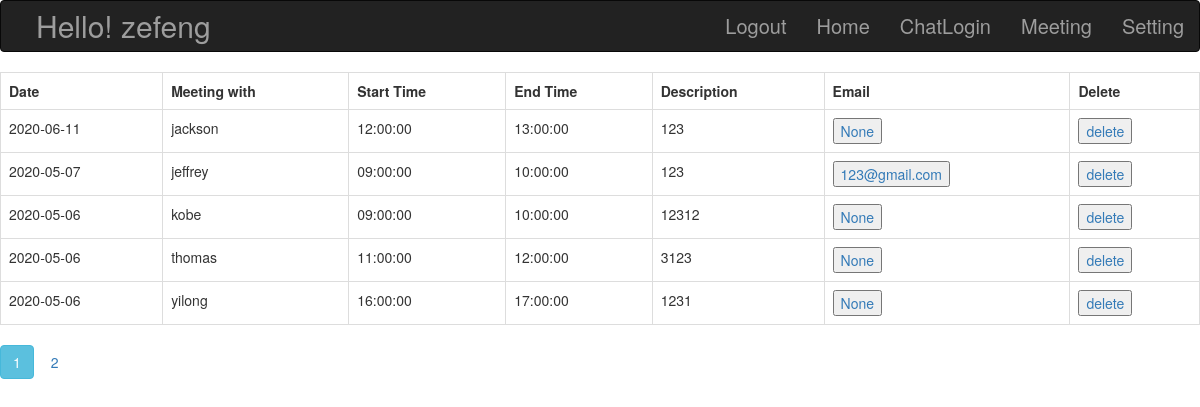
The app's page /meeting (signed in), older data.
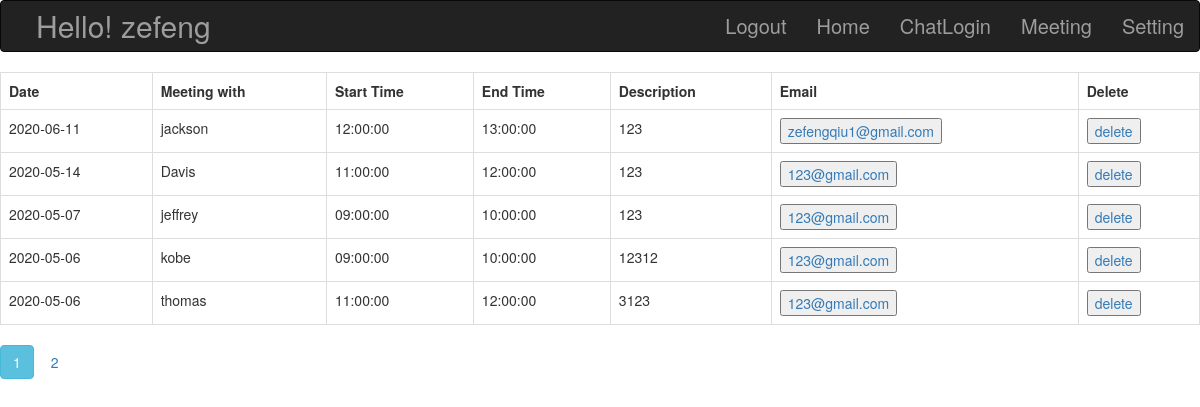
The same page, newer data.
### app_folder/models.py (models this page shows, shortened)
class User(db.Model,UserMixin):
    id = db.Column(db.Integer, primary_key=True)
    username = db.Column(db.String(64), index=True, unique=True)
    email = db.Column(db.String(128), index=True, unique=True)
    password_hash = db.Column(db.String(128))
    mailconfirm=db.Column(db.Boolean,index=True)
    available = db.relationship('Available', cascade='all,delete', backref='User')
    appointment = db.relationship("Appointment", cascade='all,delete', backref='User')

class Appointment(db.Model):
    id = db.Column(db.Integer, primary_key=True)
    Date = db.Column(db.Date, index=True)
    name = db.Column(db.String(64), index=True)
    start_time = db.Column(db.Time, index=True)
    end_time = db.Column(db.Time, index=True)
    user_id = db.Column(db.Integer, db.ForeignKey('user.id'))
    description = db.Column(db.String(64), index=True)
    email = db.Column(db.String(128),index=True)

### app_folder/routes.py (the view)
@app.route('/meeting',methods=["GET","POST"])
@login_required
def meeting():
    page = request.args.get('page', 1, type=int)
    appointment_list=[]
    user = User.query.filter_by(username=current_user.username).first()
    appointment_list = Appointment.query.filter(Appointment.user_id ==user.id)\
                    .order_by(Appointment.Date.desc())\
                    .paginate(page=page, per_page=5)
    return render_template("meeting.html",appointment_list=appointment_list)

### app_folder/models.py (called while the page is built)
@login_manager.user_loader
def load_user(id):
    return User.query.get(int(id))

### app_folder/templates/meeting.html (shortened to what this page needs)
{% extends "base.html" %}
{% block content %}
{% from "bootstrap/pagination.html" import render_pagination %}
<table class="table table-bordered table-hover">
    <tr>
        <th>Date</th>
        <th>Meeting with</th>
        <th>Start Time</th>
        <th>End Time</th>
        <th>Description</th>
        <th>Email</th>
        <th>Delete</th>
      </tr>
      {% for message in appointment_list.items %}
      <tr>
          <td>{{ message.Date}}</td>
          <td>{{ message.name }}</td>
          <td>{{ message.start_time }}</td>
          <td>{{ message.end_time }}</td>
          <td>{{ message.description}}</td>
          <td><a href="/roomlink/{{message.email}}"><button>{{ message.email}}</button></a></td>
          <td ><a href="/deleteRecord?email={{message.email}}&date={{message.Date}}&start={{message.start_time}}&end={{message.end_time}}"><button>delete</button></a></td>
      </tr>
      {% endfor %}
</table>
{% for page_num in appointment_list.iter_pages(left_edge=1, right_edge=1, left_current=1, right_current=2) %}
      {% if page_num %}
        {% if appointment_list.page == page_num %}
          <a class="btn btn-info mb-4" href="{{ url_for('meeting', page=page_num) }}">{{ page_num }}</a>
        {% else %}
          <a class="btn btn-outline-info mb-4" href="{{ url_for('meeting', page=page_num) }}">{{ page_num }}</a>
        {% endif %}
      {% endif %}
{% endfor %}
{% endblock %}

### app_folder/templates/base.html (shortened to what this page needs)
<!DOCTYPE html>
<html lang="en">
    <head>
        <link rel="stylesheet" href="../static/style.css">
        <link rel="stylesheet" href="https://maxcdn.bootstrapcdn.com/bootstrap/3.4.1/css/bootstrap.min.css">
    </head>
    <body>
        <nav class="navbar navbar-inverse">
          <div class="container-fluid">
            <div class="navbar-header">
              {% if current_user.is_authenticated %}
                <div class="navbar-brand">Hello! {{current_user.username}}</div>
              {%else%}
                <div class="navbar-brand">Hello! Guest</div>
              {%endif%}
            </div>
              <ul class="nav navbar-nav navbar-right">
                {%if not current_user.is_authenticated%}
                  <li ><a href="/login">Login</a></li>
                {%else%}
                  <li ><a href="/logout">Logout</a></li>
                {%endif%}
                  <li><a href="/">Home</a></li>
                  <li ><a href="/chatlogin">ChatLogin</a></li>
                  <li ><a href="/meeting">Meeting</a></li>
                  <li><a href="/setting">Setting</a></li>
              </ul>
          </div>
        </nav>
        {% block content %} {% endblock %}
    </body>
</html>

### app_folder/templates/base.html (style rules this page uses)
.navbar-brand { position: relative; left:20px; font-size:30px; }
.navbar-nav { font-size:20px; }

Row changes from the older to the newer data that the page shows:
no longer on this page (row edited): Appointment: Date "2020-05-06", name "yilong", start_time "16:00:00", end_time "17:00:00", description "1231", email "None"
changed Appointment "jackson": email "None" → "zefengqiu1@gmail.com"
added Appointment: Date "2020-05-14", name "Davis", start_time "11:00:00", end_time "12:00:00", description "123", email "123@gmail.com"
changed Appointment "kobe": email "None" → "123@gmail.com"
changed Appointment "thomas": email "None" → "123@gmail.com"
